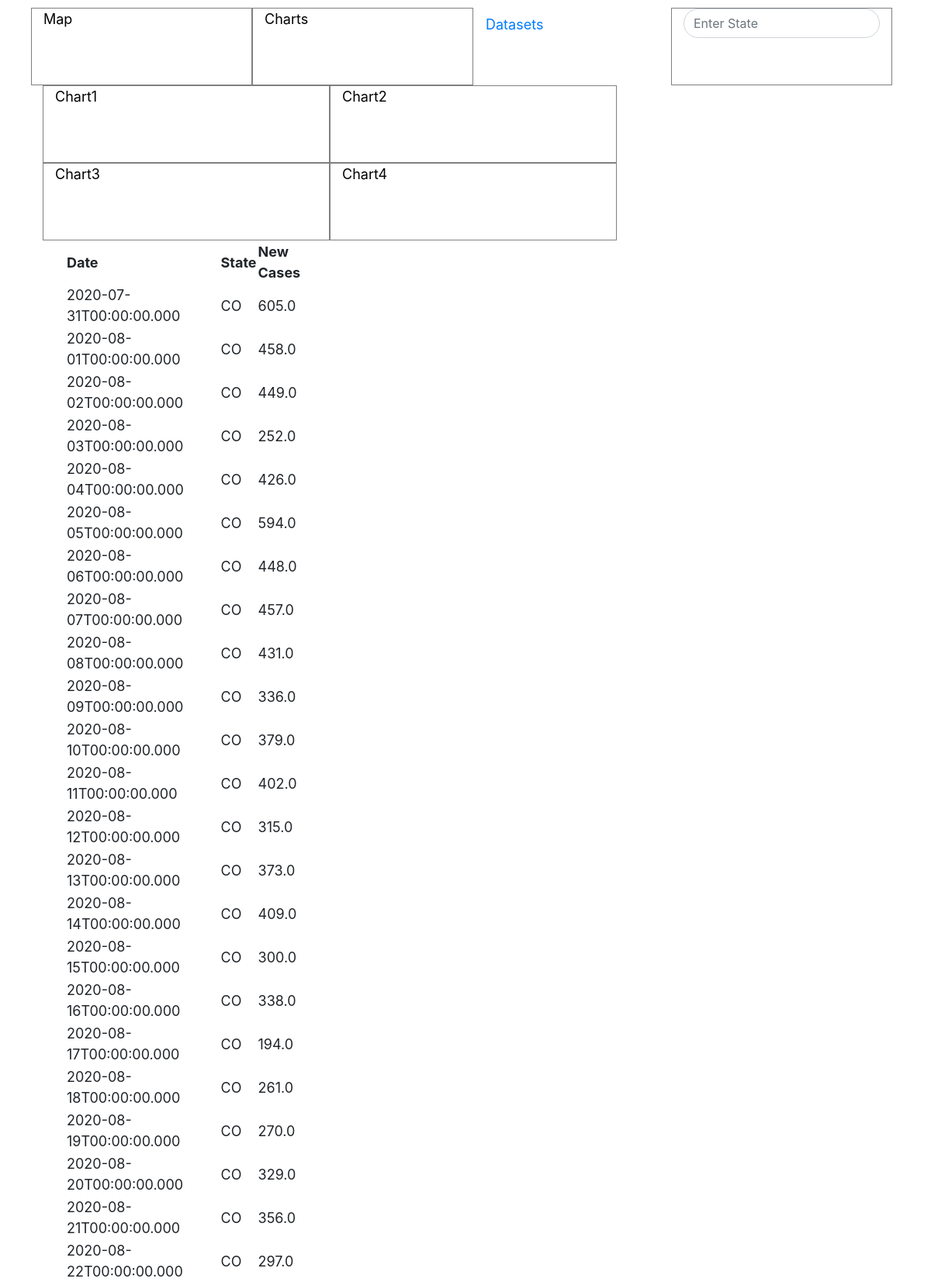
The page / (upper part) on the database its author committed.
### tables this page shows
CREATE TABLE covid19_cases (
	"index" BIGINT, 
	submission_date TEXT, 
	state TEXT, 
	tot_cases TEXT, 
	new_case TEXT, 
	tot_death TEXT, 
	new_death TEXT, 
	created_at TEXT, 
	consent_cases TEXT, 
	consent_deaths TEXT, 
	conf_cases TEXT, 
	prob_cases TEXT, 
	pnew_case TEXT, 
	conf_death TEXT, 
	prob_death TEXT, 
	pnew_death TEXT
);

### app.py (the view)
@app.route('/')
def index():
    conn = get_db_connection()
    results = conn.execute('SELECT submission_date, state, new_case FROM covid19_cases WHERE submission_date > "2020-07-31 00:00:00.000"')
    return render_template('new-grid-p3.html', results=results.fetchall())

### app.py (called while the page is built)
def get_db_connection():
    conn = sqlite3.connect('covid19.db')
    conn.row_factory = sqlite3.Row
    return conn

### templates/new-grid-p3.html (shortened to what this page needs)
<!DOCTYPE html>
<html>
<head>
    <link href="https://stackpath.bootstrapcdn.com/bootstrap/4.3.1/css/bootstrap.min.css" rel="stylesheet">
</head>
<body>
<div class="container">
    <div class="row">
        <div class="nav-link-active col-md-3">Map
        </div>
        <div class="col-md-3">Charts</div>
            <li class="row col-md-3">
            <a href="#" class="nav-link">Datasets</a>
            </li>
         <div class="justify col-md-3">
                 <input class="form-control py-2 rounded-pill mr-1 pr-5" type="search" placeholder="Enter State" id="search-input">
                    <label class sr-only for="search">
                 <span class="input-group-append">
                     <button class="btn btn-outline-light text-dark border-0 rounded-pill ml-n5" type="button">
                    </button>
                    </span>
        </div>
    </div>
    <div class="container">
    <div class="row">
        <div class="col-md-4">Chart1</div>
        <div class="col-md-4">Chart2</div>
    </div>
    <div class="row">
        <div class="col-md-4">Chart3</div>
        <div class="col-md-4">Chart4</div>
    </div>
    <div class="column">
        <div class="col-md-4">
        <table>
            <thead>
                <th>Date</th>
                <th>State</th>
                <th>New Cases</th>
            </thead>
            <tbody>
                {% for result in results %}
                    <tr>
                        <td>{{ result.submission_date }}</td>
                        <td>{{ result.state }}</td>
                        <td>{{ result.new_case }}</td>
                    </tr>
                {% endfor %}
            </tbody>
        </table>
        </div>
    </div>
</div>
</body>
</html>

### templates/new-grid-p3.html (style rules this page uses)
body { margin-top: 10px ; margin-left: 20px; font-size: 18px; }
.row > div { border: 1px solid gray; background: #ffff; color: black; height: 100px; }

### rows shown on the page
covid19_cases: submission_date "2020-07-31T00:00:00.000", state "CO", new_case "605.0"
covid19_cases: submission_date "2020-08-01T00:00:00.000", state "CO", new_case "458.0"
covid19_cases: submission_date "2020-08-02T00:00:00.000", state "CO", new_case "449.0"
covid19_cases: submission_date "2020-08-03T00:00:00.000", state "CO", new_case "252.0"
covid19_cases: submission_date "2020-08-04T00:00:00.000", state "CO", new_case "426.0"
covid19_cases: submission_date "2020-08-05T00:00:00.000", state "CO", new_case "594.0"
covid19_cases: submission_date "2020-08-06T00:00:00.000", state "CO", new_case "448.0"
covid19_cases: submission_date "2020-08-07T00:00:00.000", state "CO", new_case "457.0"
covid19_cases: submission_date "2020-08-08T00:00:00.000", state "CO", new_case "431.0"
covid19_cases: submission_date "2020-08-09T00:00:00.000", state "CO", new_case "336.0"
covid19_cases: submission_date "2020-08-10T00:00:00.000", state "CO", new_case "379.0"
covid19_cases: submission_date "2020-08-11T00:00:00.000", state "CO", new_case "402.0"
covid19_cases: submission_date "2020-08-12T00:00:00.000", state "CO", new_case "315.0"
covid19_cases: submission_date "2020-08-13T00:00:00.000", state "CO", new_case "373.0"
covid19_cases: submission_date "2020-08-14T00:00:00.000", state "CO", new_case "409.0"
covid19_cases: submission_date "2020-08-15T00:00:00.000", state "CO", new_case "300.0"
covid19_cases: submission_date "2020-08-16T00:00:00.000", state "CO", new_case "338.0"
covid19_cases: submission_date "2020-08-17T00:00:00.000", state "CO", new_case "194.0"
covid19_cases: submission_date "2020-08-18T00:00:00.000", state "CO", new_case "261.0"
covid19_cases: submission_date "2020-08-19T00:00:00.000", state "CO", new_case "270.0"
covid19_cases: submission_date "2020-08-20T00:00:00.000", state "CO", new_case "329.0"
covid19_cases: submission_date "2020-08-21T00:00:00.000", state "CO", new_case "356.0"
covid19_cases: submission_date "2020-08-22T00:00:00.000", state "CO", new_case "297.0"
